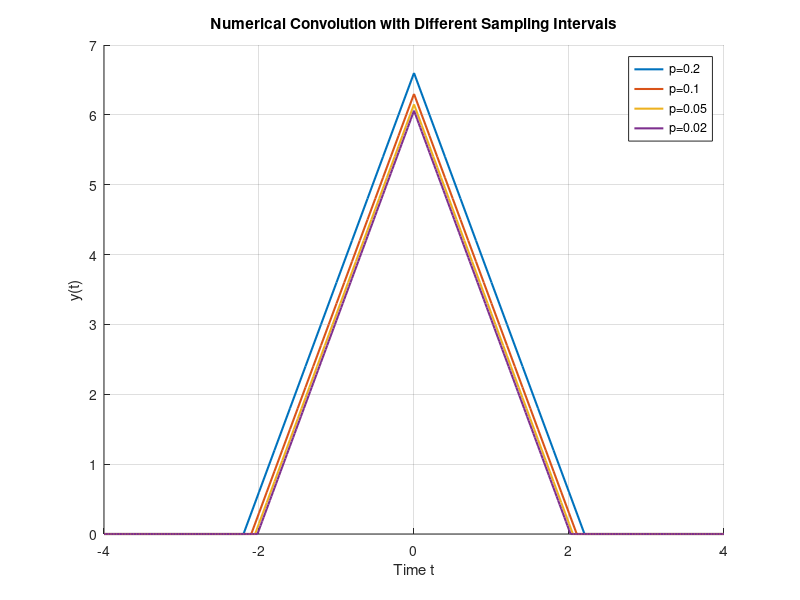
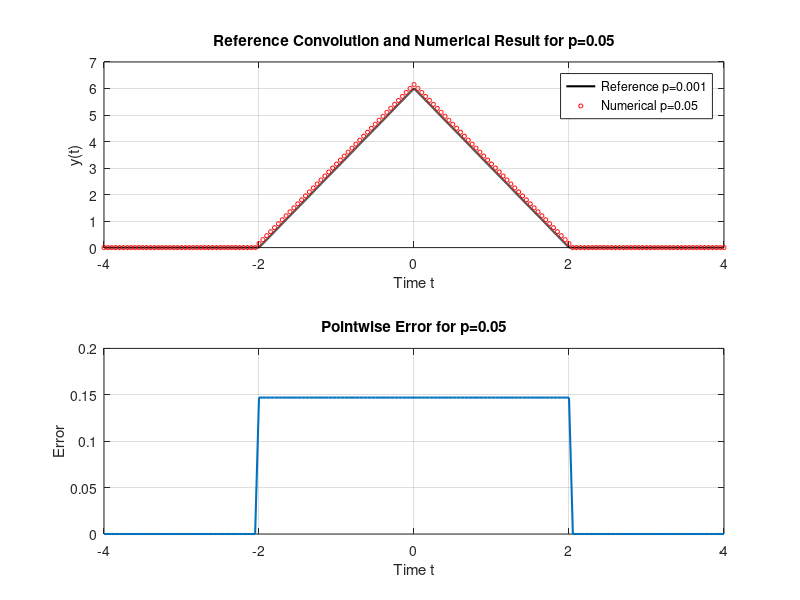

Write the MATLAB code that produced these figures, in order.
clc;
clear;
close all;

%% ====================================
% Different sampling intervals
%% ====================================

p_values = [0.2 0.1 0.05 0.02];

figure;

hold on;

%% ====================================
% Numerical convolution for each p
%% ====================================

for i = 1:length(p_values)

    p = p_values(i);

    % Time vector
    t = -2:p:2;

    % Signal f1(t)
    f1 = 1.5 * double(t >= -1 & t <= 1);

    % Signal f2(t)
    f2 = 2 * double(t >= -1 & t <= 1);

    % Numerical convolution
    y = conv(f1, f2) * p;

    % Output time vector
    ty = (min(t)+min(t)):p:(max(t)+max(t));

    % Plot
    plot(ty, y, 'LineWidth',1.5);

end

%% ====================================
% Figure settings
%% ====================================

grid on;

xlabel('Time t');
ylabel('y(t)');

title('Numerical Convolution with Different Sampling Intervals');

legend('p=0.2','p=0.1','p=0.05','p=0.02');

%% ====================================
% Reference solution
%% ====================================

p_ref = 0.001;

t_ref = -2:p_ref:2;

f1_ref = 1.5 * double(t_ref >= -1 & t_ref <= 1);

f2_ref = 2 * double(t_ref >= -1 & t_ref <= 1);

y_ref = conv(f1_ref, f2_ref) * p_ref;

ty_ref = (min(t_ref)+min(t_ref)):p_ref:(max(t_ref)+max(t_ref));

%% ====================================
% Error analysis
%% ====================================

fprintf('Error Analysis:\n\n');

for i = 1:length(p_values)

    p = p_values(i);

    t = -2:p:2;

    f1 = 1.5 * double(t >= -1 & t <= 1);

    f2 = 2 * double(t >= -1 & t <= 1);

    y = conv(f1, f2) * p;

    ty = (min(t)+min(t)):p:(max(t)+max(t));

    % Interpolation to reference grid
    y_interp = interp1(ty, y, ty_ref, 'linear', 0);

    % MSE
    mse = mean((y_interp - y_ref).^2);

    % Max absolute error
    max_err = max(abs(y_interp - y_ref));

    fprintf('p = %.3f\n', p);
    fprintf('MSE = %.6f\n', mse);
    fprintf('Max Error = %.6f\n\n', max_err);

end

%% ====================================
% Supplementary reference comparison for p = 0.05
%% ====================================

p = 0.05;

t = -2:p:2;

f1 = 1.5 * double(t >= -1 & t <= 1);

f2 = 2 * double(t >= -1 & t <= 1);

y = conv(f1, f2) * p;

ty = (min(t)+min(t)):p:(max(t)+max(t));

y_ref_on_p = interp1(ty_ref, y_ref, ty, 'linear', 0);

figure;

subplot(2,1,1);
plot(ty_ref, y_ref, 'k-', 'LineWidth', 1.5);
hold on;
plot(ty, y, 'ro', 'MarkerSize', 3);
grid on;
xlabel('Time t');
ylabel('y(t)');
title('Reference Convolution and Numerical Result for p=0.05');
legend('Reference p=0.001', 'Numerical p=0.05');

subplot(2,1,2);
plot(ty, y - y_ref_on_p, 'LineWidth', 1.5);
grid on;
xlabel('Time t');
ylabel('Error');
title('Pointwise Error for p=0.05');
